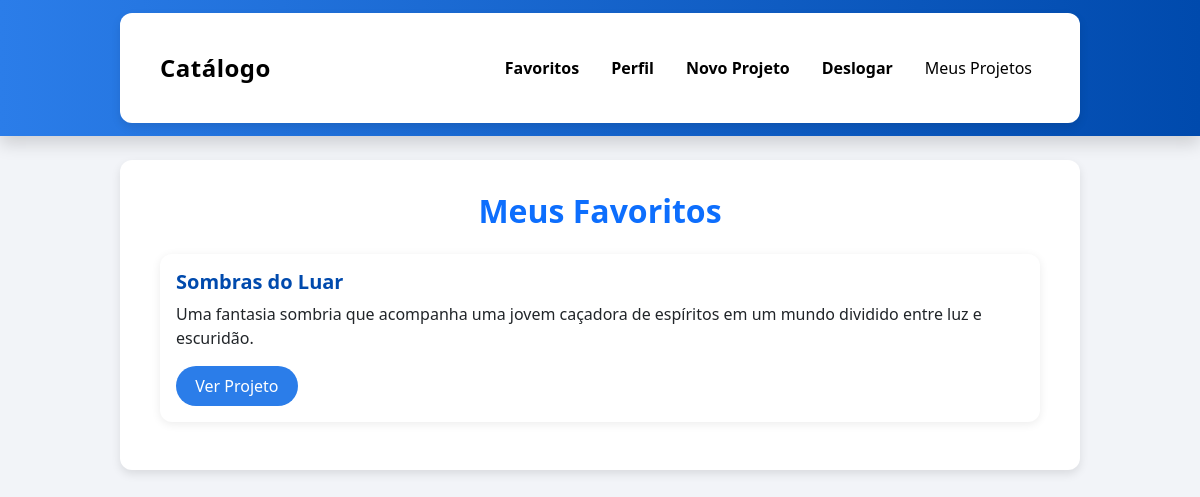
The app's page /favoritos (signed in) with its own data.
### models.py (models this page shows)
class Project(db.Model):
    __tablename__ = 'project'
    id = db.Column(db.Integer, primary_key=True)
    title = db.Column(db.String(255), nullable=False)
    description = db.Column(db.Text, nullable=False)
    created_at = db.Column(db.DateTime, default=datetime.utcnow)
    file_path = db.Column(db.String(255))
    authors_text = db.Column(db.String(255))  # texto livre com nome dos autores
    authors = db.relationship('User', secondary=author_project, back_populates='projects')
    favorites = db.relationship('Favorite', back_populates='project', cascade='all, delete-orphan')

### app.py (the view)
    @app.route('/favoritos')
    @login_required
    def favoritos():
        favs = Favorite.query.filter_by(user_id=current_user.id).all()
        projetos = [fav.project for fav in favs]
        return render_template('favoritos.html', projetos=projetos)

### templates/favoritos.html
{% extends "base.html" %}
{% block content %}
<h2 class="mb-4 text-center text-primary">Meus Favoritos</h2>
{% if projetos %}
  {% for p in projetos %}
  <div class="card mb-3">
    <div class="card-body">
      <h5 class="card-title">{{ p.title }}</h5>
      <p class="card-text">{{ p.description[:250] }}{% if p.description|length > 250 %}...{% endif %}</p>
      <a href="{{ url_for('project_detail', project_id=p.id) }}" class="btn btn-primary">Ver Projeto</a>
    </div>
  </div>
  {% endfor %}
{% else %}
  <p class="text-muted text-center">Você ainda não favoritou nenhum projeto.</p>
{% endif %}
{% endblock %}

### static/css/style.css (style rules this page uses)
* { margin: 0; padding: 0; box-sizing: border-box; }
body { font-family: "Poppins", "Segoe UI", Arial, sans-serif; background-color: #f2f4f8; color: #333; min-height: 100vh; }
h1, h2, h3 { font-weight: 600; color: #1d1d1d; }
.btn { border-radius: 25px; font-weight: 500; padding: 0.5rem 1.2rem; transition: all 0.3s; }
.btn-primary { background-color: #2b7de9; border: none; }
.card { border: none; border-radius: 12px; box-shadow: 0 2px 10px rgba(0,0,0,0.08); transition: transform 0.2s ease; }
.card-title { font-weight: 600; color: #004aad; }

### records on screen
Project: title "Sombras do Luar", description "Uma fantasia sombria que acompanha uma jovem caçadora de espíritos em um mundo dividido entre luz e escuridão."
